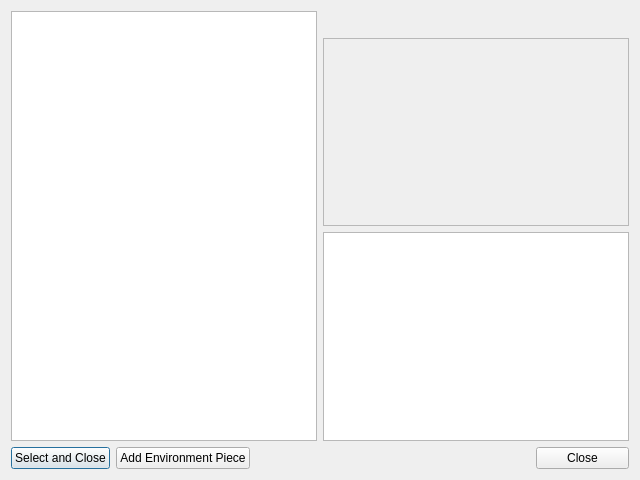
<?xml version="1.0" encoding="UTF-8"?>
<ui version="4.0">
 <class>EnvBrowserDialog</class>
 <widget class="QDialog" name="EnvBrowserDialog">
  <property name="windowModality">
   <enum>Qt::NonModal</enum>
  </property>
  <property name="geometry">
   <rect>
    <x>0</x>
    <y>0</y>
    <width>640</width>
    <height>480</height>
   </rect>
  </property>
  <property name="windowTitle">
   <string>Environment Browser</string>
  </property>
  <layout class="QVBoxLayout" name="verticalLayout_2">
   <item>
    <layout class="QVBoxLayout" name="verticalLayout" stretch="95,5">
     <item>
      <layout class="QHBoxLayout" name="horizontalLayout" stretch="50,50">
       <item>
        <layout class="QVBoxLayout" name="verticalLayout_4" stretch="95">
         <item>
          <widget class="QListWidget" name="lbIcons">
           <property name="movement">
            <enum>QListView::Static</enum>
           </property>
           <property name="viewMode">
            <enum>QListView::IconMode</enum>
           </property>
          </widget>
         </item>
        </layout>
       </item>
       <item>
        <layout class="QVBoxLayout" name="verticalLayout_3" stretch="5,45,50">
         <item>
          <widget class="QLabel" name="lResName">
           <property name="font">
            <font>
             <pointsize>12</pointsize>
             <weight>75</weight>
             <italic>true</italic>
             <bold>true</bold>
             <underline>true</underline>
             <kerning>true</kerning>
            </font>
           </property>
           <property name="text">
            <string/>
           </property>
           <property name="alignment">
            <set>Qt::AlignCenter</set>
           </property>
          </widget>
         </item>
         <item>
          <widget class="QLabel" name="lResImage">
           <property name="sizePolicy">
            <sizepolicy hsizetype="Ignored" vsizetype="Ignored">
             <horstretch>0</horstretch>
             <verstretch>0</verstretch>
            </sizepolicy>
           </property>
           <property name="frameShape">
            <enum>QFrame::StyledPanel</enum>
           </property>
           <property name="text">
            <string/>
           </property>
           <property name="scaledContents">
            <bool>true</bool>
           </property>
           <property name="alignment">
            <set>Qt::AlignCenter</set>
           </property>
          </widget>
         </item>
         <item>
          <widget class="QTableWidget" name="resProperties">
           <property name="horizontalScrollBarPolicy">
            <enum>Qt::ScrollBarAlwaysOff</enum>
           </property>
           <property name="showGrid">
            <bool>true</bool>
           </property>
           <property name="wordWrap">
            <bool>false</bool>
           </property>
           <property name="cornerButtonEnabled">
            <bool>false</bool>
           </property>
           <property name="rowCount">
            <number>0</number>
           </property>
           <property name="columnCount">
            <number>2</number>
           </property>
           <attribute name="horizontalHeaderVisible">
            <bool>false</bool>
           </attribute>
           <attribute name="horizontalHeaderStretchLastSection">
            <bool>true</bool>
           </attribute>
           <attribute name="verticalHeaderVisible">
            <bool>false</bool>
           </attribute>
           <column>
            <property name="text">
             <string>Property</string>
            </property>
           </column>
           <column>
            <property name="text">
             <string>Value</string>
            </property>
           </column>
          </widget>
         </item>
        </layout>
       </item>
      </layout>
     </item>
     <item>
      <layout class="QHBoxLayout" name="horizontalLayout_2" stretch="20,0,60,20">
       <item>
        <widget class="QPushButton" name="bSelect">
         <property name="text">
          <string>Select and Close</string>
         </property>
        </widget>
       </item>
       <item>
        <widget class="QPushButton" name="bAdd">
         <property name="text">
          <string>Add Environment Piece</string>
         </property>
        </widget>
       </item>
       <item>
        <spacer name="horizontalSpacer">
         <property name="orientation">
          <enum>Qt::Horizontal</enum>
         </property>
         <property name="sizeHint" stdset="0">
          <size>
           <width>40</width>
           <height>20</height>
          </size>
         </property>
        </spacer>
       </item>
       <item>
        <widget class="QPushButton" name="bClose">
         <property name="text">
          <string>Close</string>
         </property>
        </widget>
       </item>
      </layout>
     </item>
    </layout>
   </item>
  </layout>
 </widget>
 <resources/>
 <connections/>
</ui>
